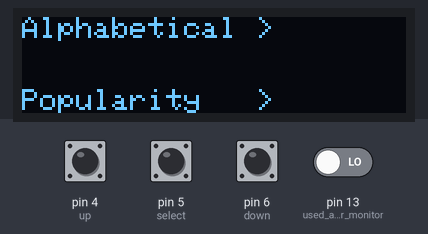
The sketch below on a simulated Arduino Leonardo, built with avr-gcc and run on an emulated ATmega32U4. Shown: 128×32 one-colour display. The inputs (shaded band) are chosen by the test bench; at power-on: pin 4 (up), pin 5 (select), pin 6 (down), pin 13 (used_as_USB_power_monitor) LOW. The display library's start-up logo is not drawn; EEPROM starts erased; USB keyboard and mouse output is not drawn.

Above: at 2.8 s.
2.9 s: pin 6 (down) pulled HIGH for 3.2 s
At 5.2 s:
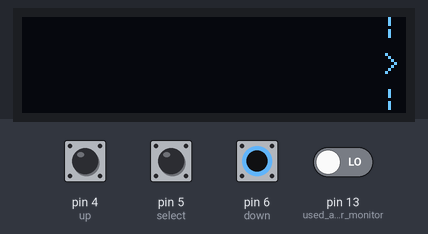
7.6 s: pin 5 (select) pulled HIGH for 3.2 s
At 11.3 s:
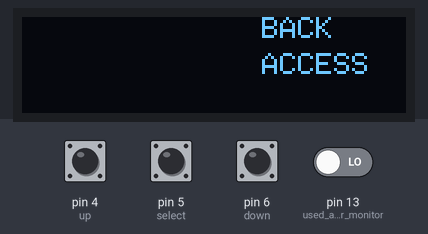
12.3 s: pin 4 (up) pulled HIGH for 0.15 s
At 13.7 s:
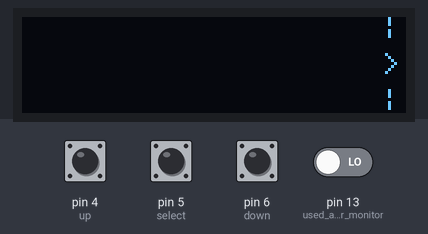
14.0 s: pin 5 (select) pulled HIGH for 0.15 s
At 14.4 s:
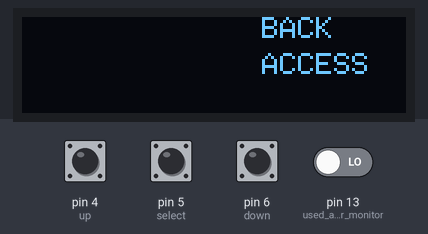
15.6 s: pin 5 (select) pulled HIGH for 1 s
At 16.4 s:
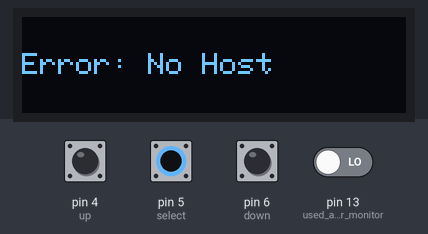
18.1 s: pin 4 (up) driven HIGH and pin 6 (down) driven HIGH
At 18.8 s:
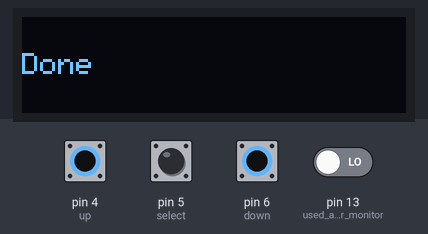
Timing chart, 0 to 21.1 s (numbered marks = the images above; inputs shaded):
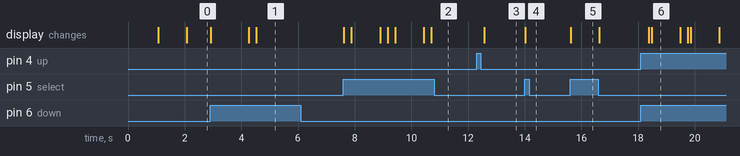

The sketch:

DigiSafe_Firmware_0V8C.ino
```cpp
// DigiSafe
// version: 0.8C on December 4, 2018
// by: Marvin Mallari
// email: marvin.mallari.912@my.csun.edu
// email: silentdreamcast@gmail.com

/* ==================== ABOUT ====================
 * DigiSafe is an offline password storage device
 * A finite number of accounts can be stored on the device in secure memory that can self destruct if physically tampered or firmware is modified
 * Accounts are accessed through a 128x32 pixel OLED screen and 3 buttons
 * Once unlocked, username and password is automatically typed into your computer via virtual keyboard.
 * Future TODOs are memory implementation, AES encryption finalizing (removed for this project), Biometric authentication, Key generator
 */

//#define DEBUG //enables Serial.print

#ifdef DEBUG
  #define DEBUG_PRINT(msg) Serial.println(msg)
#else
  #define DEBUG_PRINT(msg)
#endif

#include "ACCOUNTS.h"
#include "OLED.h"
#include "RTC.h"
#include "INPUTS.h"
#include "intEEPROM.h"

unsigned long previousMillis = 0;
const unsigned long sleep = 10000; //sleep timer delay
boolean displayUpdate = true;
boolean displaySleep = false;
byte selected = 1;

//runs once at power up
void setup() {
  displaySetup();
  Serial.begin(11520); // enable USB UART for debug
  setupInputs();
  setupRTC(); // program DS3231 Real Time Clock if no time set
  Keyboard.begin();
  DEBUG_PRINT("setup complete");
  displaySortMenu();

  while(true){ //wait for until a sort option is chosen
    if(downButton()){
      sortMode = true;
      displayAlert("Loading List");
      reload();
      delay(1000);
      break;
    }
    else if(upButton()){
      break;
    }
  }
  delay(250); // basic button debounce
}

//runs forever after setup
void loop() {
  unsigned long currentMillis = millis();

  //watch buttons and update screen if necessary
  if(upButton() && downButton() && sortMode){ // this should happen automatically in the future but is manual for now
    displayAlert("Saving List");
    save();
    displayAlert("Done");
    delay(1000);
    displayUpdate = true;
  }
  if(upButton() && selectButton()){
    //something
  }
  if(upButton() && !displayUpdate && selected>1) {
    selected--;
    displayUpdate = true;
  }
  if(selectButton() && !displayUpdate) {
    selected = displayAccountMenu(selected);
    //selected is updated in case we need to reset index or stay, depending on action of displayAccountMenu()
    displayUpdate = true;
  }
  if(downButton() && !displayUpdate && selected<accounts) {
    selected++;
    displayUpdate = true;
  }

  // print main menu
  if(displayUpdate) {
    DEBUG_PRINT("SELECTED: ");
    DEBUG_PRINT(selected);
    displaySleep = false;
    previousMillis = currentMillis;
    displayAccountList(selected);
    displayUpdate = false;
    delay(250); // basic button debounce
  }

  // put display to sleep after set inactivity
  if(currentMillis - previousMillis >= sleep){
    if(!displaySleep){
      DEBUG_PRINT("display is sleeping");
      displayOff();
      displaySleep = true; //don't send sleep command after already asleep, saves power
    }
  }

  // reminder to log out of account after unplugging, NOT IMPLEMENTED
}
```

ACCOUNTS.h
```cpp
// USED FOR ACCOUNT INFORMATION, MODIFY AS NEEDED

// THESE ACCOUNT VALUES ARE HARD CODED AS PLAIN ASCII FOR THE PURPOSE OF DEMONSTRATION FOR COMP467
// THIS DOES NOT REFLECT THE FINAL VERSION OF DIGISAFE'S ACCOUNT STORAGE SOLUTION.
// THE OFFICIAL VERSION OF THIS CODE ENCRYPTS CREDENTIALS AND STORES THEM IN SELF-DESTRUCTING SECURE MEMORY

extern const byte accounts = 15; //number of accounts

// used PROGMEM to read info directly from disk instead of loading to RAM to save memory (THERE IS A BUG WITH PROGMEM & MATRIX)
//const char * const accountList[17][2] PROGMEM = {
extern const char* accountList[accounts+2][3] = {
  {"--Accounts--","",""},
  {" Apple ","UserName1","password 1"},
  {" Blizzard ","UserName2","password 2"},
  {" Crayola ","UserName3","password 3"},
  {" Discord ","UserName4","password 4"},
  {" Ebay ","UserName5","password 5"},
  {" Facebook ","UserName6","password 6"},
  {" Google ","UserName7","password 7"},
  {" Hello! ","UserName8","password 8"},
  {" IndieGoGo ","UserName9","password 9"},
  {" Jexxed ","UserName10","password 10"},
  {" Knoppix ","UserName11","password 11"},
  {" League of Legends ","UserName12","password 12"},
  {" Microsoft ","UserName13","password 13"},
  {" Niagra ","UserName14","password 14"},
  {" Orange ","UserName15","password 15"},
  {"--END--","",""}
};

extern byte accountRank[accounts+2] = {0,1,2,3,4,5,6,7,8,9,10,11,12,13,14,15,16};
extern boolean sortMode = false; // false=alphabetical sorting, true=popularity sorting
```

AUTOTYPE.h
```cpp
//ANYTHING THAT REQUIRES USING THE KEYBOARD (HID) PROTOCOL GOES HERE

#include "Keyboard.h"

void printKeys(byte accountNumber){
  Keyboard.print(accountList[accountNumber][1]); //username
  delay(50);
  Keyboard.press(KEY_TAB);
  Keyboard.release(KEY_TAB);
  delay(50);
  Keyboard.print(accountList[accountNumber][2]); //password
  Keyboard.press(KEY_RETURN);
  Keyboard.release(KEY_RETURN);
}
```

INPUTS.h
```cpp
// FOR BUTTONS AND SENSORS

#define up 4
#define select 5
#define down 6
#define battery A5
const unsigned long supplyVoltage = 4.24;
const unsigned long fullBattery = 4.2;
const unsigned long deadBattery = 3.3;

void setupInputs(){
  pinMode(up, INPUT);
  pinMode(select, INPUT);
  pinMode(down, INPUT);
  pinMode(13, INPUT); //used as USB power monitor
}

boolean upButton(){
  if(digitalRead(up) == HIGH){
    return true;
  }
  return false;
}

boolean selectButton(){
  if(digitalRead(select) == HIGH){
    return true;
  }
  return false;
}

boolean downButton(){
  if(digitalRead(down) == HIGH){
    return true;
  }
  return false;
}

boolean plugged(){
  if(digitalRead(13) == HIGH){
    return true;
  }
  return false;
}

float batteryVoltage(){
  unsigned int sense = analogRead(battery);
  float voltage = sense*(supplyVoltage/1023.00);
  return voltage;
}

byte batteryPercent(float voltage){
  byte percent = map(voltage,deadBattery,fullBattery,0,100);
  return percent;
}
```

OLED.h
```cpp
// ANYTHING THAT REQUIRES THE SCREEN TO PRINT/UPDATE GOES HERE

//#define DEBUG //enables Serial.print

#ifdef DEBUG
  #define DEBUG_PRINT(msg) Serial.println(msg)
#else
  #define DEBUG_PRINT(msg)
#endif

#include <Wire.h> //i2c library
#include <Adafruit_GFX.h> //OLED graphics/text library
#include <Adafruit_SSD1306.h> //OLED driver
#include "AUTOTYPE.h"

Adafruit_SSD1306 display(0); // hardware display reset, unused pin 0

void displaySetup() {
  display.begin(SSD1306_SWITCHCAPVCC, 0x3C); // turn on OLED internal boost converter
  display.display(); // show Adafruit splash
  delay(1000);
  display.clearDisplay();
  display.setTextColor(WHITE); //draw splash screen
  display.setCursor(0,0);
  display.setTextSize(2);
  display.print("D");
  display.setCursor(12,7);
  display.setTextSize(1);
  display.print("IGI   AFE");
  display.setCursor(70,0);
  display.print("TM");
  display.setCursor(24,0);
  display.setTextSize(2);
  display.print(" S");
  //display.setCursor(0,24);
  display.setTextSize(1);
  //display.print("scan QR code");
  display.display(); // write OLED RAM to display
  delay(1000);
}

//this is for the purpose of the project to easily switch between sort methods on startup
void displaySortMenu(){
  display.clearDisplay();
  display.setCursor(0,0);
  display.print("Alphabetical >");
  display.setCursor(0,24);
  display.print("Popularity   >");
  display.display();
}

void printAccountName(byte selected){
  if(sortMode){
    display.print(accountList[accountRank[selected]][0]);
  }
  else{
    display.print(accountList[selected][0]);
  }
}

//print the Account Menu screen to the display
void displayAccountList(byte selected) {
  DEBUG_PRINT("AccountList");
  DEBUG_PRINT(selected);
  display.clearDisplay();

  for(byte index=selected-1, linePX=0, line=0; index<selected+2; index++, linePX+=12, line++){
    display.setCursor(0,linePX);
    if(line == 1){
      display.setTextColor(BLACK,WHITE);
    }
    else {
      display.setTextColor(WHITE);
    }
    printAccountName(index);
    // draw scrollbar and battery level
    display.setCursor(120,linePX);
    if(index!=0 && line==0){
      display.print("|");
    }
    else if (line==0){
      display.setCursor(80,linePX);
      display.print("0.00");//Voltage();
    }
    if(index!=accounts+1 && line==2){
      display.print("|");
    }
    if(line==1){
      display.setTextColor(WHITE);
      display.setCursor(120,linePX);
      display.print(">");
    }
  }
  display.display();
}

//acount delete confirmation
/*void menuAccountDelete(byte selected){
  display.clearDisplay();
  display.setCursor(0,0);
  display.print("Delete Account?");
  display.setCursor(0,12);
  printAccountName(selected);
  display.setCursor(110,0);
  display.print("YES");
  display.setCursor(110,12);
  display.print("NO");
  display.display();
}*/

//swap selected account index with previous index
void rankUpdate(byte selected){
  if(selected != 1){ //first account doesn't need to be swapped
    //typical swap
    byte temp = accountRank[selected];
    accountRank[selected]=accountRank[selected-1];
    accountRank[selected-1] = temp;
  }
}

//print account sub menu
//TODO: digitalRead() button stuff should be moved to main, Work in Progress
byte displayAccountMenu(byte selected) {
//void displayAccountMenu(byte selected) {
  DEBUG_PRINT("AccountMenu");
  DEBUG_PRINT(selected);
  display.clearDisplay();
  display.setCursor(0,0);
  printAccountName(selected);
  display.setCursor(80,0);
  display.print("BACK");
  display.setCursor(80,12);
  display.print("ACCESS");
  //DELETING DISABLED
  /*display.setCursor(80,24);
  display.print("DELETE");*/
  display.display();
  delay(250);
  while(true){
    //if(upButton()) {
    if(digitalRead(4) == HIGH){
      delay(250);
      break;
    }
    //if(selectButton()) {
    if(digitalRead(5) == HIGH){
      display.clearDisplay();
      display.setCursor(0,12);
      if(digitalRead(13) == HIGH) { //check if plugged in (disable to use micro port)
        display.print("Logging In");
        display.display();
        if(sortMode){ //check if account indexing is popularity or alphabetical
          printKeys(accountRank[selected]);
          rankUpdate(selected); //update popularity
        }
        else{
          printKeys(selected);
        }
        selected = 1; // reset menu back to first account index
      }
      else{
        display.print("Error: No Host");
        display.display();
      }
      delay(1000);
      break;
    }
    /* //DELETING DISABLED
    //if(downButton()) {
    if(digitalRead(6) == HIGH){
      delay(250);
      menuAccountDelete(selected);
      while(true){
        //if(upButton()) {
        if(digitalRead(4) == HIGH){
          delay(250);
          //Serial.println("YES");
          break;
        }
        //if(selectButton()) {
        if(digitalRead(5) == HIGH){
          delay(250);
          //Serial.println("NO");
          break;
        }
        //if(downButton()) {
        if(digitalRead(6) == HIGH){
          delay(250);
          //Serial.println("null");
          break;
        }
      }
      break;
    }*/
  }
  return selected;
}

void displayOff(){
  display.clearDisplay();
  display.display();
}

void displayAlert(char msg[]){
  display.clearDisplay();
  display.setCursor(0,12);
  display.print(msg);
  display.display();
}
```

RTC.h
```cpp
// Date and time functions using a DS3231 RTC connected via I2C and Wire library
// Project currently does not use this,

//#define DEBUG //enables Serial.print

#ifdef DEBUG
  #define DEBUG_PRINT(msg) Serial.println(msg)
#else
  #define DEBUG_PRINT(msg)
#endif

#include <Wire.h>
#include "RTClib.h"

RTC_DS3231 rtc;

void setupRTC () {
  if (! rtc.begin()) {
    DEBUG_PRINT("Couldn't find RTC");
    while (1);
  }
  if (rtc.lostPower() || digitalRead(4) == HIGH) {
    DEBUG_PRINT("RTC lost power or manual override, SETTING TIME");
    // following line sets the RTC to the date & time this sketch was compiled
    rtc.adjust(DateTime(F(__DATE__), F(__TIME__)));
    // This line sets the RTC with an explicit date & time, for example to set
    // January 21, 2014 at 3am you would call:
    // rtc.adjust(DateTime(2014, 1, 21, 3, 0, 0));
  }
}

void printDate () {
  DateTime now = rtc.now();
  DEBUG_PRINT("DATE");
  DEBUG_PRINT(now.year());
  DEBUG_PRINT(now.month());
  DEBUG_PRINT(now.day());
}

void printTime(){
  DateTime now = rtc.now();
  DEBUG_PRINT("TIME");
  DEBUG_PRINT(now.hour());
  DEBUG_PRINT(now.minute());
  DEBUG_PRINT(now.second());
}
```

intEEPROM.h
```cpp
// USED TO STORE POPULARITY RANKING FOR POWER CYCLE AND RESTORE ON BOOT

//#define DEBUG //enables Serial.print

#ifdef DEBUG
  #define DEBUG_PRINT(msg) Serial.println(msg)
#else
  #define DEBUG_PRINT(msg)
#endif

#include <EEPROM.h>

void save() {
  for(byte i = 0; i < accounts+2; i++) {
    EEPROM.write(i,accountRank[i]);
    delay(5);
  }
  DEBUG_PRINT("Saving Finished");
}

void reload(){
  for(byte i = 0; i < accounts+2; i++) {
    accountRank[i] = EEPROM.read(i);
    delay(5);
  }
  DEBUG_PRINT("Load Finished");
}
```

Measured:
- after the input at 2.9 s, the display: first changes at once (image 1 shows a later state)
- after the input at 7.6 s, the display: changes at once (image 2)
- after the input at 12.3 s, the display: changes after 0.26 s (image 3)
- after the input at 14.0 s, the display: changes at once (image 4)
- after the input at 15.6 s, the display: changes at once (image 5)
- after the input at 18.1 s, the display: first changes after 0.28 s (image 6 shows a later state)
- what the display in image 6 shows lasts 1.0 s, from 18.5 s to 19.5 s
